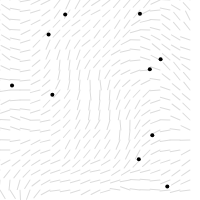
Frame 1 (no input)
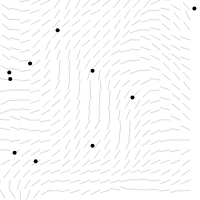
Frame 60 (no input)
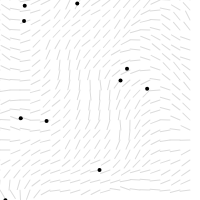
Frame 120 (the mouse pressed at the canvas centre since frame 60)

The p5.js sketch that drew these frames (run headless with seeded random() and noise() and a simulated clock; from frame 60 on, the mouse is pressed at the canvas centre):

// p5.js sketch
// ── sketch.js
function preload(){
  // preload assets
}

var inc = 0.1;
var scl = 10;
var cols , rows;
var canvasWidth = 200;
var canvasHeight = 200;
var flowfield = [ ];

var zoff = 0;


var particles = [ ];

function Particle () {
  this.pos = createVector ( random( canvasWidth ) , random( canvasHeight) );
  this.vel = createVector ( 0 , 0 );
  this.acc = createVector ( 0 , 0 );
  this.maxspeed = 4;

  this.update = function () {
    this.vel.add ( this.acc );
    this.pos.add ( this.vel );
    this.acc.mult ( 0 );
  }

  this.follow = function ( vectors ) {
    var x = floor ( this.pos.x / scl );
    var y = floor ( this.pos.y / scl );
    var index = x + y * cols;
    var force = vectors [ index ];
    this.applyForce ( force );
  }

  this.applyForce = function ( force ) {
    this.acc.add ( force );
  }

  this.show = function () {
    stroke ( 0 );
    strokeWeight( 4 );
    point ( this.pos.x , this.pos.y );
  }

  this.edges = function ( ){
    if ( this.pos.x > canvasWidth ) this.pos.x = 0
    if ( this.pos.x < 0 ) this.pos.x = canvasWidth
    if ( this.pos.y > canvasHeight ) this.pos.y = 0
    if ( this.pos.y < 0 ) this.pos.y = canvasHeight
  }

}


function setup() {

  var cnv = createCanvas ( canvasWidth , canvasHeight );
  var cnvx = ( windowWidth - canvasWidth ) / 2
  var cnvy = ( windowHeight - canvasHeight ) / 2;
  cnv.position ( cnvx , cnvy );
  

  cols = floor ( width / scl );
  rows = floor ( height / scl );

  particles [ 0 ] = new Particle ( );

  for ( var i = 0 ; i < 10 ; i ++ ) {
    particles [ i ] = new Particle ( );
  }

  flowfield = new Array ( cols * rows );

  
 
}

function draw() {
  background(255)
  
  var yoff = 0;
  for ( var y = 0 ; y < rows ; y ++ ) {
    var xoff = 0;
    for ( var x = 0 ; x < cols ; x ++) {
      var index = x + y * cols ;
      var angle = noise ( xoff , yoff , zoff ) * TWO_PI;
      var v = p5.Vector.fromAngle ( angle );
      v.setMag ( 0.1 );
      flowfield [ index ] = v;
      xoff += inc;
      stroke ( 220, 220, 220 );
      strokeWeight ( 1 );
      push ( );
      translate ( x * scl , y * scl );
      rotate ( v.heading ( ) );
      line ( 0 , 0 , scl , 0 );
      pop ( );
    
    }
    yoff += inc;

    //zoff += 0.001;
  }

  for ( var i = 0 ; i < particles.length ; i ++ ) {
    particles[ i ].follow ( flowfield );
    particles[ i ].update ( );
    particles[ i ].show ( );
    particles[ i ].edges ( );
  }

  
}
